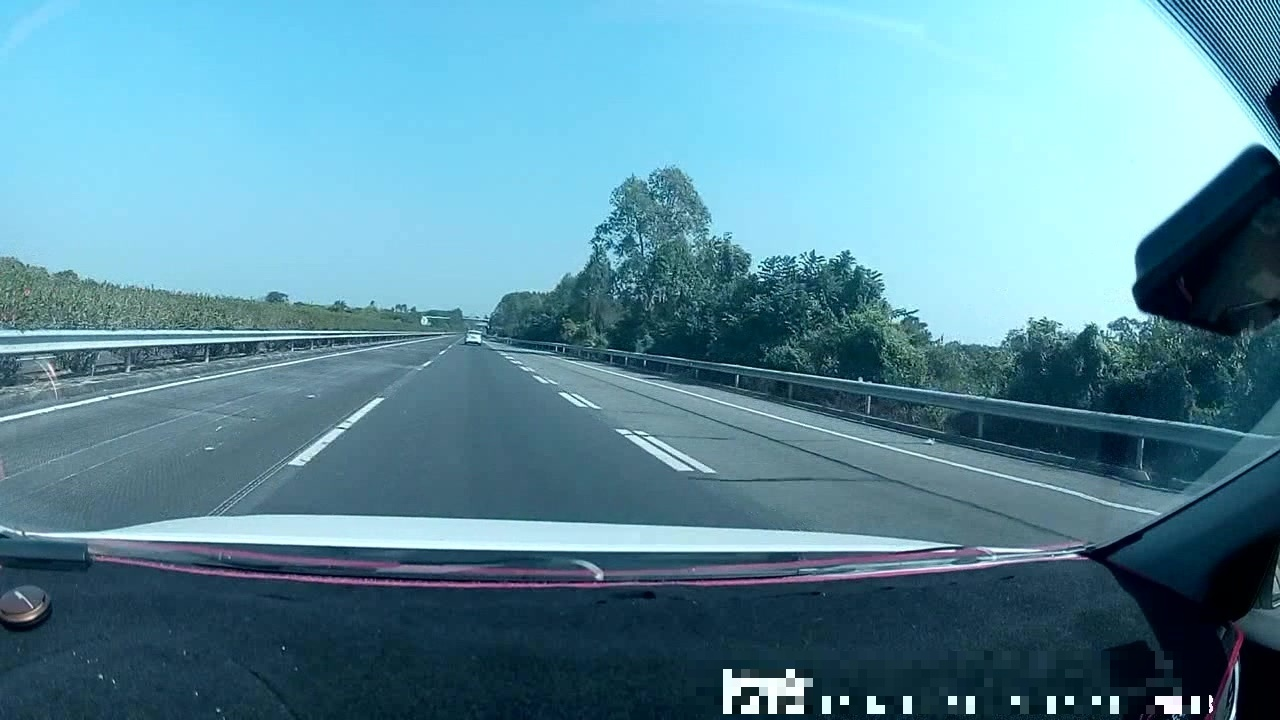
#> input picture DAC-tensorrt/JPEGImages/0.jpg, 1280 x 720 px; its folder holds only this picture in this run
$ jupyter execute --allow-errors T-IMI.ipynb
#> lines starting #> are read from the running program, lines starting #| are printed output that depends on the picture
### DAC-tensorrt/dac_sdc.py
# import os
import json
import time
import xml.dom.minidom
import pathlib
# import pynq
import cv2
import sys

DAC_CONTEST = pathlib.Path("./")
IMG_DIR = DAC_CONTEST / "JPEGImages"
RESULT_DIR = DAC_CONTEST / "result"

BATCH_SIZE = 1000

# Return a batch of image dir  when `send` is called
class Team:
    def __init__(self, team_name):
#> called with team_name = 'T-IMI'
        self._result_path = RESULT_DIR / team_name
        self.team_dir = DAC_CONTEST / team_name

        folder_list = [self.team_dir, self._result_path]
        for folder in folder_list:
            if not folder.is_dir():
                folder.mkdir()

        self.img_list = self.get_image_paths()
        self.current_batch_idx = 0

    def get_image_paths(self):
        names_temp = [f for f in IMG_DIR.iterdir() if f.suffix == ".jpg"]
        names_temp.sort(key=lambda x: int(x.stem))
        return names_temp

    # Returns list of images paths for next batch of images
    def get_next_batch(self):
        start_idx = self.current_batch_idx * BATCH_SIZE
        self.current_batch_idx += 1
        end_idx = self.current_batch_idx * BATCH_SIZE
        return self.img_list[start_idx:end_idx]

    def reset_batch_count(self):
        self.current_batch_idx = 0

    def load_images_to_memory(self):
        # Read all images in this batch from the SD card.
        # This part doesn't count toward your time/energy usage.
        image_paths = self.get_next_batch()

        rgb_imgs = []
        for image_path in image_paths:
            bgr_img = cv2.imread(str(image_path))
#> bgr_img is the input picture: shape (720, 1280, 3); mean B, G, R 158.1, 140.8, 91.5
            rgb_img = cv2.cvtColor(bgr_img, cv2.COLOR_BGR2RGB)
            rgb_imgs.append((image_path, rgb_img))

        return rgb_imgs

    def run(self, callback, debug=True):
        self.__total_time = 0
        self.__total_energy = 0
        self.__object_data = {}

        # rails = pynq.get_rails()
        # rails_to_monitor = ["1V2", "PSDDR", "INT", "PSINT_LP", "PSINT_FP", "PSPLL"]

        while True:
            # Load images to memory
            rgb_imgs = self.load_images_to_memory()
#> rgb_imgs = 1 item
            if not rgb_imgs:
                break

            if debug:
                print("Batch", self.current_batch_idx, "starting.", len(rgb_imgs), "images.")
#| Batch 1 starting. 1 images.

            # Run user callback, recording runtime and power usage
            start = time.time()
            # recorder = pynq.DataRecorder(*[rails[r].power for r in rails_to_monitor])
            # with recorder.record(0.05):
            object_locations = callback(rgb_imgs)
            end = time.time()

            if len(object_locations) != len(rgb_imgs):
                raise ValueError(
                    str(len(rgb_imgs))
                    + " images provided, but "
                    + str(len(object_locations))
                    + " object locations returned."
                )
            self.__object_data = self.__object_data | object_locations

            runtime = end - start
            # energy = (
            #     sum([recorder.frame[r + "_power"].mean() for r in rails_to_monitor])
            #     * runtime
            # )

            if debug:
                print(
                    "Batch",
                    self.current_batch_idx,
                    "done. Runtime =",
                    runtime,
                    "seconds.",
                    # "Energy =",
                    # energy,
                    # "J.",
                )

            self.__total_time += runtime
            # self.__total_energy += energy

            # Delete images from memory
            del rgb_imgs[:]
            del rgb_imgs

        print(
            "Done all batches. Total runtime =",
            self.__total_time,
            "seconds. Total energy =",
            self.__total_energy,
            "J.",
        )

        print("Savings results to XML...")
        self.save_results_xml()
        print("XML results written successfully.")

    # [12 lines left out: function save_results_xml, not called in this run]

### dacsdc/T-IMI.ipynb
## 1. Imports and Create Team

[cell 1]
import sys
import os

sys.path.append(os.path.abspath("../common"))

import math
import time
import numpy as np
from PIL import Image
from matplotlib import pyplot
import cv2
from datetime import datetime

# import pynq
import dac_sdc
from IPython.display import display

import onnxruntime as ort
import torch
from torchvision.ops import nms
from PIL import ImageDraw, ImageFont, Image

from shapely.geometry import Polygon
import cv2
import json

team_name = 'T-IMI'
dac_sdc.BATCH_SIZE = 1
team = dac_sdc.Team(team_name)

## 2. Preparing the library and model

[cell 2]
# some library
# !pip install onnxruntime
# !conda install pytorch==1.8.0 torchvision==0.9.0 torchaudio==0.8.0 cudatoolkit=10.2 -c pytorch

[cell 3]
onnx_model_path = "./yolon_no_prune.onnx"
# session = ort.InferenceSession(onnx_model_path, providers=['CUDAExecutionProvider'])
# session = ort.InferenceSession(onnx_model_path, providers=['CPUExecutionProvider']))
#> (the rest of this cell did not finish here and is left out)

## 3. Python Callback Function and Helper Functions

[cell 4]
input_shape = [1280, 1280]
num_classes = 7

def preprocess_input(image):
    image /= 255.0
    return image

def resize_image(image, size, letterbox_image):
#> called with size = (1280, 1280), letterbox_image = True
    iw, ih  = image.size
    w, h    = size
    if letterbox_image:
        scale   = min(w/iw, h/ih)
        nw      = int(iw*scale)
        nh      = int(ih*scale)

        image   = image.resize((nw,nh), Image.BICUBIC)
        new_image = Image.new('RGB', size, (128,128,128))
#> new_image: PIL image 1280x1280 RGB; every value is 128
        new_image.paste(image, ((w-nw)//2, (h-nh)//2))
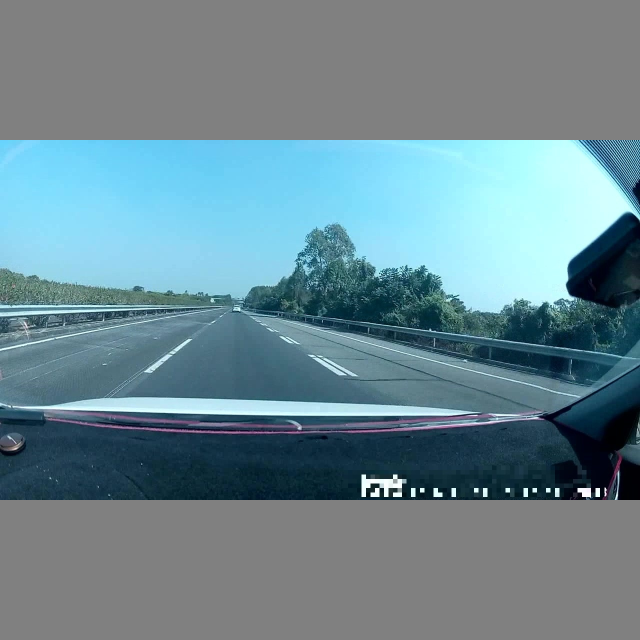
#> new_image: PIL image 1280x1280 RGB (shown at 1/2 size); mean R, G, B 107.5, 135.2, 144.9
    else:
        new_image = image.resize((w, h), Image.BICUBIC)
    return new_image

# Function to preprocess the image (modify as per your model's requirement)
def preprocess_image(image_path):
    img = Image.open(image_path)
    img  = resize_image(img, (input_shape[1], input_shape[0]), True)
    image_data  = np.expand_dims(np.transpose(preprocess_input(np.array(img, dtype='float32')), (2, 0, 1)), 0)
#> in preprocess_input, `image /= 255.0`:
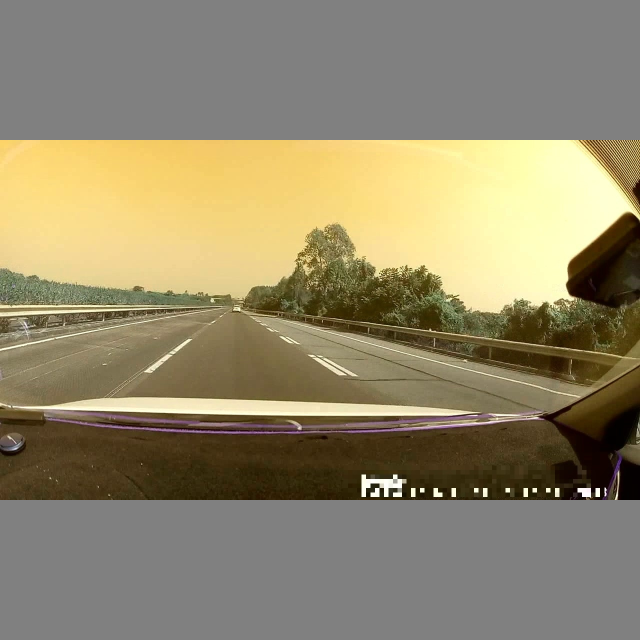
#> image: shape (1280, 1280, 3) float32 (shown at 1/2 size); mean of channels 0, 1, 2 0.421, 0.53, 0.568; drawn as B, G, R
    return image_data

# [75 lines left out: functions dist2bbox, decode_box, yolo_correct_boxes, non_max_suppression, not called in this run]

def my_callback(rgb_imgs):
    preds = {}
    type_mapping = {"0": 1, "1": 2, "2": 3, "3": 4, "4": 5, "5": 6, "6": 7}
    type_mapping_mask = {"0": 0, "1": 8, "2": 9, "3": 10}
    # for image_path in tqdm(image_paths, desc="Processing images"):
    for (img_path, img) in rgb_imgs:
        input_image = preprocess_image(img_path)
        image = Image.open(img_path)
        # Assuming the model takes an input named 'input' and outputs a tensor named 'output'
        image_shape = np.array(np.shape(image)[0:2])
        outputs = session.run(None, {'input': input_image})
        outputs = [torch.tensor(arr) for arr in outputs]
        ########################################################mask
        fea_img = torch.argmax(outputs[7].long(), 1)
        fea_img = fea_img[0, :, :].cpu().detach().numpy()
        fea_img = np.array(fea_img)
        fea_img = fea_img.astype(np.uint8)
        ########################################################mask
        #0是对的，1是对的，6对4，5对3
        outputs = decode_box(num_classes, input_shape, outputs[0], outputs[1], outputs[5], outputs[6])
        results = non_max_suppression(outputs, num_classes, input_shape,
                    image_shape, True, conf_thres = 0.5, nms_thres = 0.3)
        pred = []
        if results[0] is None:
            contours, hierarchy = cv2.findContours(fea_img, cv2.RETR_EXTERNAL, cv2.CHAIN_APPROX_NONE)
            pred.append({
                "type": '1',
                "x": 0,
                "y": 0,
                "width": 0,
                "height": 0,
                "segmentation": []
            })
            for contour in contours:
                points = contour.reshape(-1, 2).tolist()

                # 将坐标点转换为字符串形式
                points_str = [[f"{x:.3f}", f"{y:.3f}"] for x, y in points]

                # 获取轮廓像素点的值并加 7
                type_value = int(fea_img[contour[:, 0, 1], contour[:, 0, 0]].mean()) + 7

                pred.append({
                    "type": str(type_value),
                    "x": -1,
                    "y": -1,
                    "width": -1,
                    "height": -1,
                    "segmentation": [points_str]
                })
            preds[img_path.name] = pred
        else:
            contours, hierarchy = cv2.findContours(fea_img, cv2.RETR_EXTERNAL, cv2.CHAIN_APPROX_NONE)
            top_label   = np.array(results[0][:, 5], dtype = 'int32')
            # top_conf    = results[0][:, 4]
            top_boxes   = results[0][:, :4]
            pred = []
            for idx in range(len(top_label)):
                pred.append({
                    "type": type_mapping[str(int(top_label[idx]))],
                    "x": int(top_boxes[idx, 0]),
                    "y": int(top_boxes[idx, 1]),
                    "width": int((top_boxes[idx, 2] - top_boxes[idx, 0])),
                    "height": int((top_boxes[idx, 3] - top_boxes[idx, 1])),
                    "segmentation": []
                })
            for contour in contours:
                contour_points = contour.reshape(-1, 2)
                contour_str = ', '.join(f'{x:.2f}, {y:.2f}' for x, y in contour_points)
                contour_list = contour_str.split(',')
                float_list = list(map(float, contour_list))
                # 获取轮廓像素点的值并加 7
                type_value = int(fea_img[contour[:, 0, 1], contour[:, 0, 0]].mean())

                pred.append({
                    "type": type_mapping_mask[str(type_value)],
                    "x": -1,
                    "y": -1,
                    "width": -1,
                    "height": -1,
                    "segmentation": [float_list]
                })
            preds[img_path.name] = pred

    return preds

$ run again, on DAC-tensorrt/JPEGImages/12.jpg
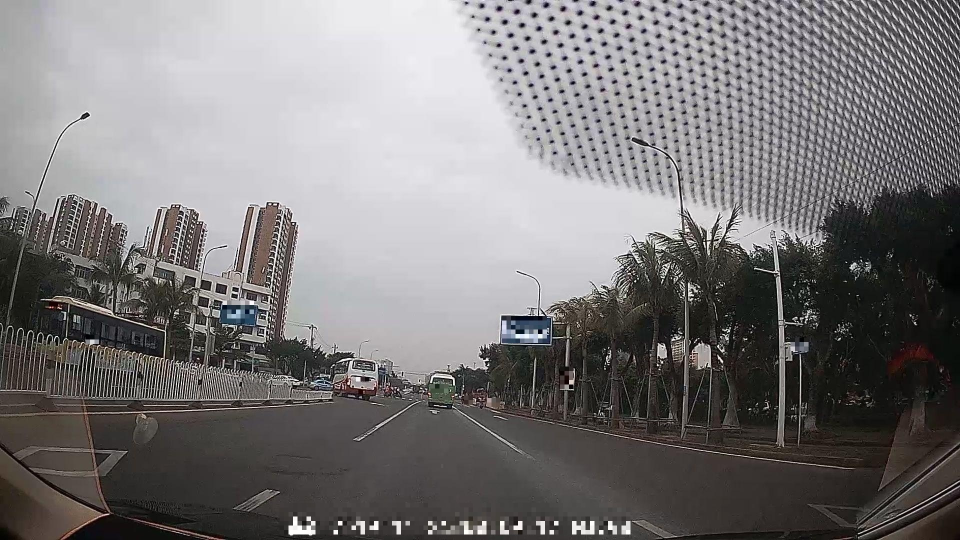
#> input picture DAC-tensorrt/JPEGImages/12.jpg, 1920 x 1080 px (shown at 1/2 size)
#> in load_images_to_memory, bgr_img is the input picture: shape (1080, 1920, 3); mean B, G, R 120.2, 119.6, 122
#> rgb_imgs = 1 item
#| Batch 1 starting. 1 images.
#> in resize_image, `image   = image.resize((nw,nh), Image.BICUBIC)`:
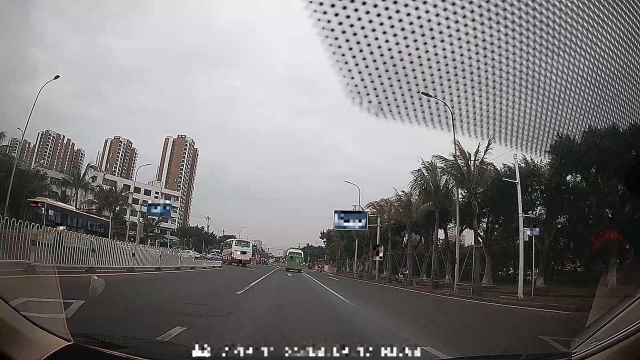
#> image: PIL image 1280x720 RGB (shown at 1/2 size); mean R, G, B 122, 119.6, 120.2
#> in resize_image, `new_image.paste(image, ((w-nw)//2, (h-nh)//2))`:
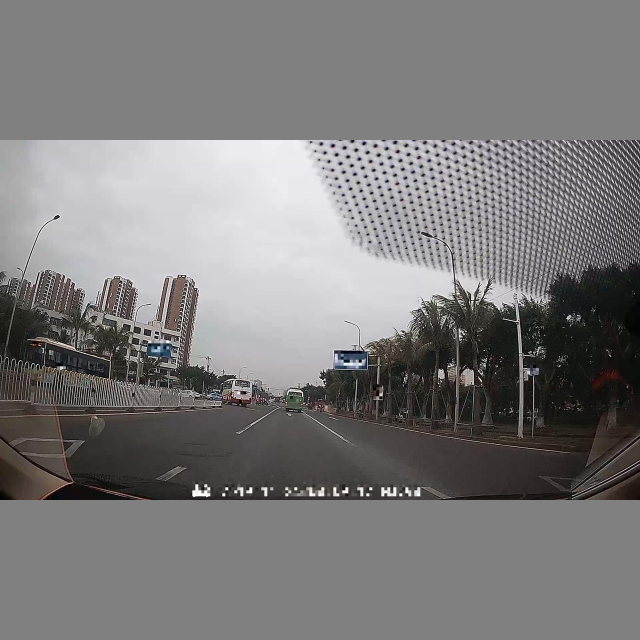
#> new_image: PIL image 1280x1280 RGB (shown at 1/2 size); mean R, G, B 124.6, 123.3, 123.6

$ run again, on DAC-tensorrt/JPEGImages/2.jpg
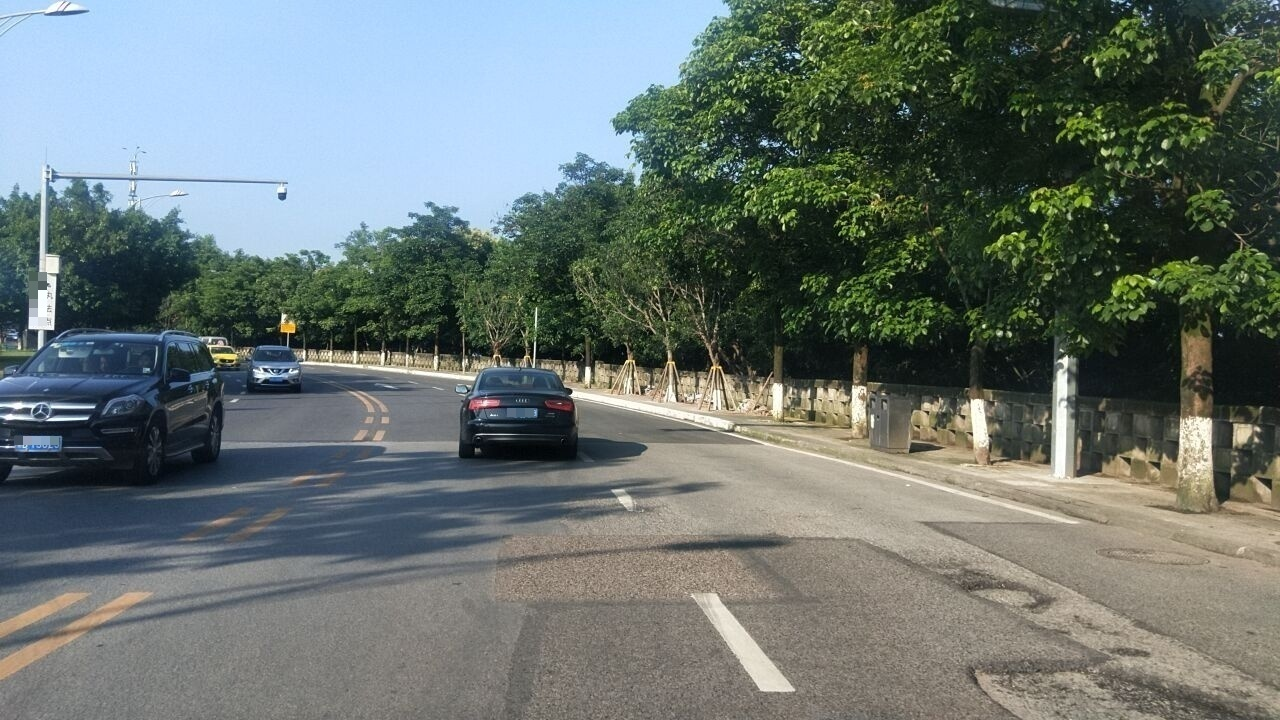
#> input picture DAC-tensorrt/JPEGImages/2.jpg, 1280 x 720 px
#> in load_images_to_memory, bgr_img is the input picture: shape (720, 1280, 3); mean B, G, R 111.6, 115.6, 105.2
#> rgb_imgs = 1 item
#| Batch 1 starting. 1 images.
#> in resize_image, `new_image.paste(image, ((w-nw)//2, (h-nh)//2))`:
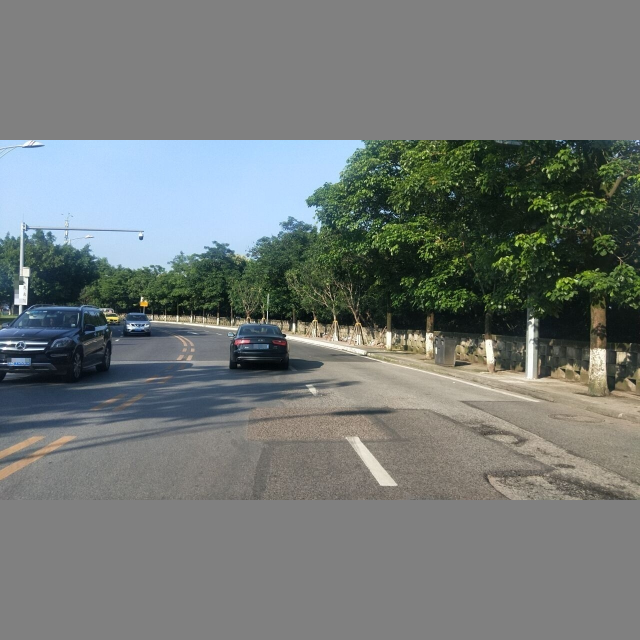
#> new_image: PIL image 1280x1280 RGB (shown at 1/2 size); mean R, G, B 115.2, 121, 118.8
#> in preprocess_input, `image /= 255.0`:
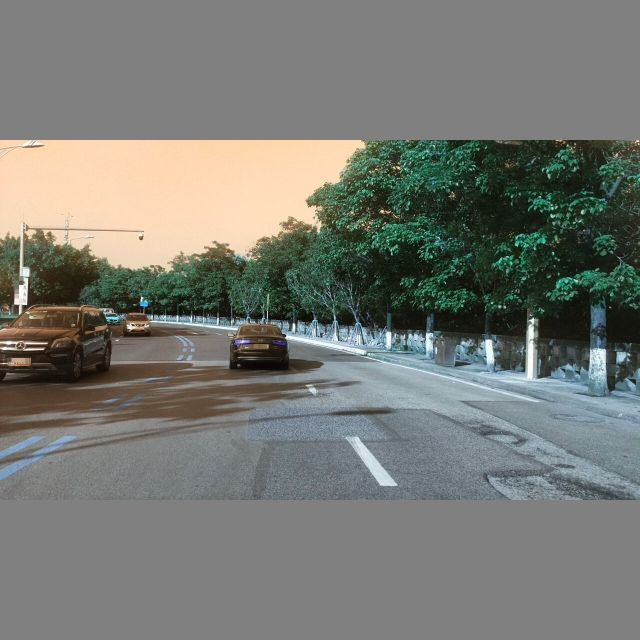
#> image: shape (1280, 1280, 3) float32 (shown at 1/2 size); mean of channels 0, 1, 2 0.451, 0.474, 0.465; drawn as B, G, R
